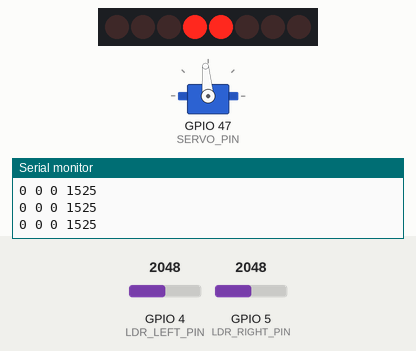
This sketch was run on a simulated ESP32-S3. On the bench: 8 shift-register outputs drawn as a row of LEDs (first output left, lit = HIGH), servo, the last lines printed to the serial monitor. Wiring (inferred from the names in the program): shift register (74HC595): data GPIO 11; shift clock GPIO 12; latch GPIO 10; OE GPIO 13. Wiring (inferred from the signals the program sends): row of LEDs: on Q0, Q1, Q2, Q3, Q4, Q5, Q6, Q7. The test bench sets the inputs (shaded band); at power-on: GPIO 4 (LDR_LEFT_PIN) = 2048, GPIO 5 (LDR_RIGHT_PIN) = 2048 (analog values on the 0–4095 scale). Servo pulses on a pin are drawn as a servo (544–2400 µs = 0–180°).

Above: at 12.2 s.
12.3 s: GPIO 4 (LDR_LEFT_PIN) set to 2540
At 14.1 s:
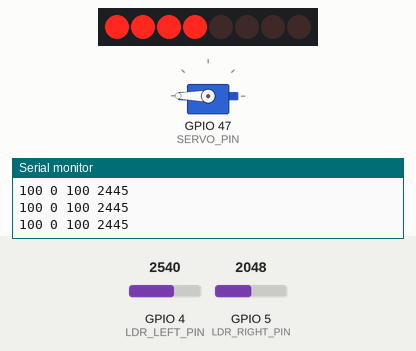
14.4 s: GPIO 5 (LDR_RIGHT_PIN) set to 2540
At 14.57 s:
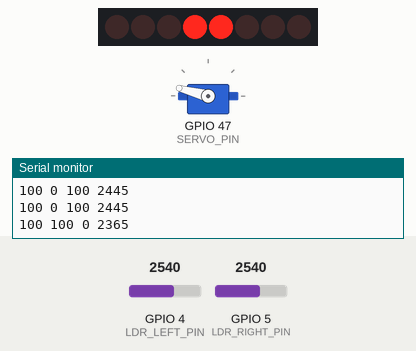
16.5 s: GPIO 4 (LDR_LEFT_PIN) set to 2047
At 17.6 s:
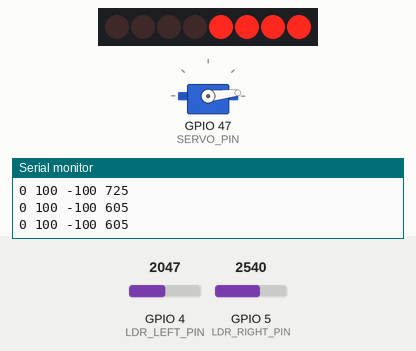
18.7 s: GPIO 5 (LDR_RIGHT_PIN) set to 2047
At 18.87 s:
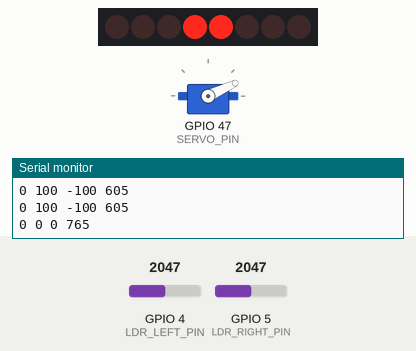
20.8 s: GPIO 5 (LDR_RIGHT_PIN) set to 2866
At 20.97 s:
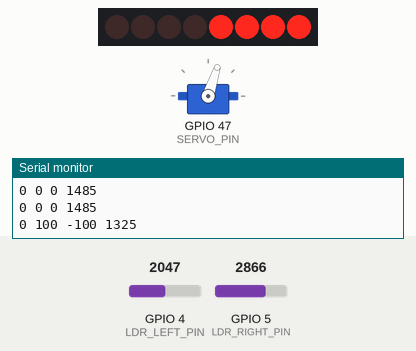
Timing chart, 0 to 23.8 s (numbered marks = the images above; inputs shaded):
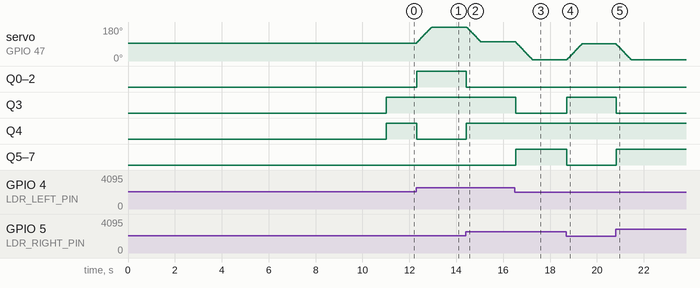

The sketch:

7.3_Two_Sensor_Sun_Tracker.ino
```cpp
/**
 **************************************************
 *
 * @file        7.3_Two_Sensor_Sun_Tracker.ino
 * @brief       Two photoresistors either side of a paper strip turn a servo needle towards the brighter one, with a
 *              dead band and a rate limit to keep it from shuffling on its own noise.
 *              For details, connection diagram and more, check out the example documentation at: <link placeholder>
 * @author      Borna Zelenika @ soldered.com
 ***************************************************
 */

/*
The two photoresistors are on IO4 and IO5, the servo on IO47, and the 74HC595 LED bar on the four pins named below.

The sensors need a strip of paper standing upright in the channel between them, so light from one side falls on one
and is shadowed from the other. Without it they read almost the same value and the sketch has nothing to steer by.

Nothing is mounted on the servo. It is a needle: the horn turns to face whichever side is brighter, and you move a
light around the sensor head to lead it. A real tracker carries its sensors on the moving part, which needs a
bracket this kit does not have.

The servo takes its power from VCC, as in T19.
*/
const int LDR_LEFT_PIN = 4;
const int LDR_RIGHT_PIN = 5;

const int SERVO_PIN = 47;

const int DATA_PIN = 11;
const int CLOCK_PIN = 12;
const int LATCH_PIN = 10;
const int OE_PIN = 13;

// Your servo's real limits, measured in T19.
const int PULSE_MIN_US = 550;
const int PULSE_MAX_US = 2500;

// Where the needle sits when the sensors agree. Halfway is only halfway by arithmetic: the horn refits no finer
// than one spline, 18 degrees on an SG90. Each half of the sweep is mapped from this separately, so you can trim
// the centre without disturbing either end stop.
const int PULSE_CENTRE_US = 1525;

/*
How hard the needle reacts to a difference between the sensors. In room light the two readings land within a few
points of each other, and five points out of a hundred barely moves the horn, so the difference is multiplied to
make the needle commit to a side rather than hover.

Raise it until the needle takes a side in ordinary light. Too far and it slams between the ends, because gain
multiplies the sensors' noise along with the signal, which is what DEAD_BAND and the rate limit are for.
*/
const int ERROR_GAIN = 5;

// The servo signal is 50 pulses a second, each one 20000 microseconds long, and the board describes a pulse's width
// as a number of steps out of 16384, which is what 14 bits give you. The S3 stops at 14 bits.
const int SERVO_FREQ = 50;
const int SERVO_RESOLUTION = 14;
const long SERVO_STEPS = 16384;
const long PERIOD_US = 20000;

// How far the needle may travel per update and how often one happens: together, its top speed, about one and a half
// seconds across the full sweep. Raise STEP_US to 2000 and it jumps instead, which is worth seeing once.
const int STEP_US = 40;
const int UPDATE_INTERVAL_MS = 30;

/*
The dead band, on the same 0 to 100 scale as the error, measured against where the needle already points rather than
against zero. The question is not whether the light is off centre but whether it has moved far enough since last
time to be worth chasing.

Set it to 0 and the needle never settles. Raise it if yours twitches with the light held still, lower it if it
ignores a light you have genuinely moved.
*/
const int DEAD_BAND = 8;

// The serial line would be unreadable at one line every 30 ms, so only every fifth update prints.
const int PRINT_EVERY = 5;

// Calibration, filled in at startup. Each sensor gets its own darkest and brightest reading. They start at the
// opposite ends so that the first reading replaces both.
int leftMin = 4095, leftMax = 0;
int rightMin = 4095, rightMax = 0;

int currentPulseUs = PULSE_CENTRE_US;
unsigned long lastUpdateMs = 0;
int updateCount = 0;

void setup() {
  Serial.begin(115200);
  delay(1000);

  analogReadResolution(12);
  analogSetPinAttenuation(LDR_LEFT_PIN, ADC_11db);
  analogSetPinAttenuation(LDR_RIGHT_PIN, ADC_11db);

  pinMode(DATA_PIN, OUTPUT);
  pinMode(CLOCK_PIN, OUTPUT);
  pinMode(LATCH_PIN, OUTPUT);
  pinMode(OE_PIN, OUTPUT);
  digitalWrite(OE_PIN, LOW);

  // The S3 stops at 14 bits. Ask for 16 and this returns false, the pin stays silent, and nothing else complains,
  // so the failure looks like a dead servo.
  if (!ledcAttach(SERVO_PIN, SERVO_FREQ, SERVO_RESOLUTION)) {
    Serial.println("ledcAttach failed. The servo pin will not pulse.");
  }

  // Start with the needle in the centre. The pulse width is turned into steps out of 16384 for the board.
  long duty = (long)currentPulseUs * SERVO_STEPS / PERIOD_US;
  ledcWrite(SERVO_PIN, duty);

  // Calibration: ten seconds of moving a light around the sensor head. Each sensor records its own darkest and
  // brightest reading, and everything afterwards is a percentage of that sensor's own range.
  Serial.println();
  Serial.println("CALIBRATING for 10 seconds. Move a light around both sensors, and shade them.");

  unsigned long start = millis();
  while (millis() - start < 10000) {
    int leftReading = analogRead(LDR_LEFT_PIN);
    int rightReading = analogRead(LDR_RIGHT_PIN);

    if (leftReading < leftMin) {
      leftMin = leftReading;
    }
    if (leftReading > leftMax) {
      leftMax = leftReading;
    }
    if (rightReading < rightMin) {
      rightMin = rightReading;
    }
    if (rightReading > rightMax) {
      rightMax = rightReading;
    }

    delay(5);
  }

  // If a sensor barely changed, give it a range of at least 10 so the percentages below never divide by zero.
  if (leftMax - leftMin < 10) {
    leftMax = leftMin + 10;
  }
  if (rightMax - rightMin < 10) {
    rightMax = rightMin + 10;
  }

  Serial.print("left  ");
  Serial.print(leftMin);
  Serial.print(" to ");
  Serial.println(leftMax);
  Serial.print("right ");
  Serial.print(rightMin);
  Serial.print(" to ");
  Serial.println(rightMax);
  Serial.println();
  Serial.println("left right error pulse_us");
}

void loop() {
  // One update every 30 ms. The rest of the time the loop just comes round again.
  if (millis() - lastUpdateMs >= UPDATE_INTERVAL_MS) {
    lastUpdateMs = millis();

    // Calibrate each sensor to its own range before subtracting, not after. Two photoresistors from the same bag are
    // not matched, and subtracting raw readings turns that mismatch into a permanent error the needle cannot tell
    // from a real one: it sits off-centre and looks exactly like a bug in the code. Each reading becomes a percentage
    // of that sensor's own range, from 0 to 100.
    int left = constrain(map(analogRead(LDR_LEFT_PIN), leftMin, leftMax, 0, 100), 0, 100);
    int right = constrain(map(analogRead(LDR_RIGHT_PIN), rightMin, rightMax, 0, 100), 0, 100);

    // Gained here, once, so the needle, the LED bar and the printed error all mean the same thing.
    int error = constrain((left - right) * ERROR_GAIN, -100, 100);

    // The LED bar, lit from the middle outwards, so it shows both the size of the error and which way it points. It
    // moves while the needle is still gliding, which is the quickest way to tell a too-wide dead band from a sensor
    // that is dead. Every 12 points of error lights one more LED, up to four on each side. Each pattern is the eight
    // LEDs written as eight 1s and 0s, left to right.
    int magnitude = constrain(abs(error) / 12, 0, 4);
    uint8_t pattern = 0b00011000;

    if (error > 0 && magnitude == 1) {
      pattern = 0b00001000;
    } else if (error > 0 && magnitude == 2) {
      pattern = 0b00001100;
    } else if (error > 0 && magnitude == 3) {
      pattern = 0b00001110;
    } else if (error > 0 && magnitude == 4) {
      pattern = 0b00001111;
    } else if (error < 0 && magnitude == 1) {
      pattern = 0b00010000;
    } else if (error < 0 && magnitude == 2) {
      pattern = 0b00110000;
    } else if (error < 0 && magnitude == 3) {
      pattern = 0b01110000;
    } else if (error < 0 && magnitude == 4) {
      pattern = 0b11110000;
    }

    shiftOut(DATA_PIN, CLOCK_PIN, MSBFIRST, pattern);
    digitalWrite(LATCH_PIN, HIGH);
    digitalWrite(LATCH_PIN, LOW);

    // Hard over at full error, on the trimmed centre when the sensors agree. The two halves of the sweep are mapped
    // separately, so the centre trim moves only the centre.
    int targetUs;
    if (error >= 0) {
      targetUs = map(error, 0, 100, PULSE_CENTRE_US, PULSE_MAX_US);
    } else {
      targetUs = map(error, -100, 0, PULSE_MIN_US, PULSE_CENTRE_US);
    }

    // Where the needle points now, on the same -100 to 100 scale, so the two can be compared directly. This is the
    // same mapping run backwards.
    int shownError;
    if (currentPulseUs >= PULSE_CENTRE_US) {
      shownError = map(currentPulseUs, PULSE_CENTRE_US, PULSE_MAX_US, 0, 100);
    } else {
      shownError = map(currentPulseUs, PULSE_MIN_US, PULSE_CENTRE_US, -100, 0);
    }

    if (abs(error - shownError) > DEAD_BAND) {
      // Move towards the target rather than jumping, so a sudden change in the light becomes a glide.
      int gap = targetUs - currentPulseUs;
      currentPulseUs += constrain(gap, -STEP_US, STEP_US);
    }

    currentPulseUs = constrain(currentPulseUs, PULSE_MIN_US, PULSE_MAX_US);

    long duty = (long)currentPulseUs * SERVO_STEPS / PERIOD_US;
    ledcWrite(SERVO_PIN, duty);

    // Printed whether or not the needle moved, so a still needle is visibly a decision rather than a crash.
    updateCount++;
    if (updateCount >= PRINT_EVERY) {
      updateCount = 0;
      Serial.print(left);
      Serial.print(" ");
      Serial.print(right);
      Serial.print(" ");
      Serial.print(error);
      Serial.print(" ");
      Serial.println(currentPulseUs);
    }
  }
}

// The LED bar is bright, close to the sensors, and the photoresistors can see it. If the needle drifts towards the
// breadboard whenever the bar lights up, that is the LEDs, not the control loop.
```

Measured:
- after the input at 12.3 s, servo on GPIO 47 (SERVO_PIN): moves from 95° to 180° over 0.63 s, starting at once; Q0–2: LOW → HIGH at once; Q4: HIGH → LOW at once
- after the input at 14.4 s, servo on GPIO 47 (SERVO_PIN): moves from 180° to 103° over 0.57 s, starting after 0.05 s; Q0–2: HIGH → LOW at once; Q4: LOW → HIGH at once
- after the input at 16.5 s, servo on GPIO 47 (SERVO_PIN): moves from 103° to 6° over 0.72 s, starting at once; Q3: HIGH → LOW at once; Q5–7: LOW → HIGH at once
- after the input at 18.7 s, servo on GPIO 47 (SERVO_PIN): moves from 6° to 91° over 0.63 s, starting at once; Q3: LOW → HIGH at once; Q5–7: HIGH → LOW at once
- after the input at 20.8 s, servo on GPIO 47 (SERVO_PIN): moves from 91° to 6° over 0.63 s, starting at once; Q3: HIGH → LOW at once; Q5–7: LOW → HIGH at once
